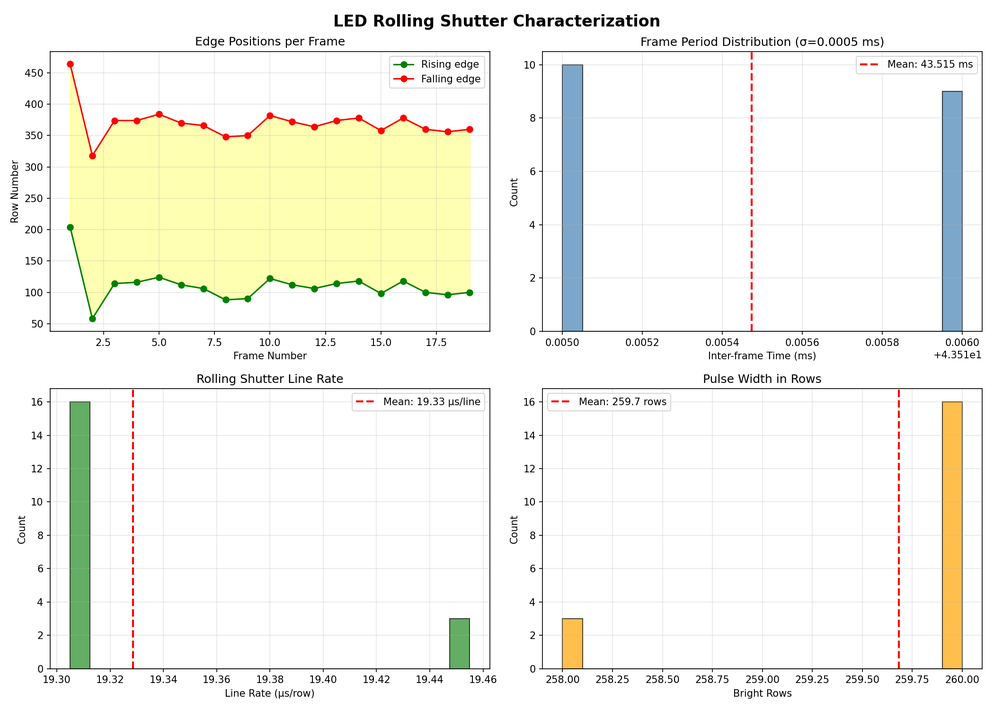
#> input picture led_latency_analysis.png, 994 x 710 px, shrunk from 2100 x 1500 before the run
$ python latency_frame_math.py ../led_latency_analysis.png
#> lines starting #> are read from the running program, lines starting #| are printed output that depends on the picture
#!/usr/bin/env python3
import numpy as np
from PIL import Image
import matplotlib.pyplot as plt
import sys

def analyze_frame(image_path):
    # Load the PNG image
#> called with image_path = '../led_latency_analysis.png'
    img = Image.open(image_path)
#> img is the input picture: PIL image 994x710 RGBA; mean R, G, B, A 245.2, 245.1, 236.9, 255
    img_array = np.array(img)

    print(f"Image shape: {img_array.shape}")
#| Image shape: (710, 994, 4)
    print(f"Data type: {img_array.dtype}")
#| Data type: uint8
    print(f"Min value: {img_array.min()}, Max value: {img_array.max()}")
#| Min value: 0, Max value: 255

    # Calculate row medians (median across columns for each row)
    row_medians = np.median(img_array, axis=1)
#> row_medians = 710 rows, first 6: [255, 255, 255, 255], [255, 255, 255, 255], [255, 255, 255, 255], [255, 255, 255, 255], [255, 255, 255, 255], [255, 255, 255, 255]

    # Create the plot
    plt.figure(figsize=(12, 6))

    # Plot row medians
    plt.plot(row_medians, linewidth=0.5)
    plt.xlabel('Row Index')
    plt.ylabel('Median Pixel Value')
    plt.title(f'Row Medians - {image_path}')
    plt.grid(True, alpha=0.3)

    plt.tight_layout()

    # Save the plot
    output_name = image_path.replace('.png', '_row_medians.png')
    plt.savefig(output_name, dpi=150)
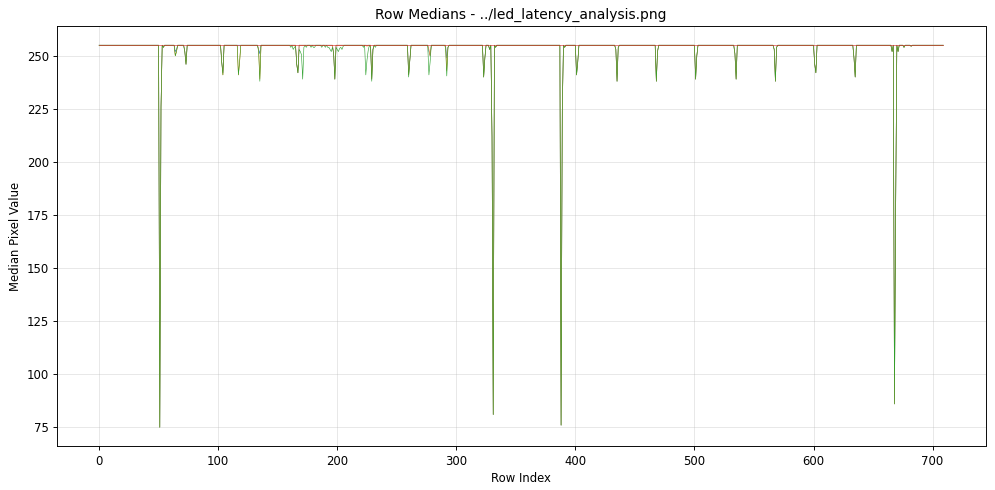
#> figure drawn by matplotlib, 1 panel; curve peaks at x = 0, y = 255; curve peaks at x = 0, y = 255; curve peaks at x = 0, y = 255
    print(f"Plot saved as: {output_name}")

    # Also show statistics
    print(f"\nRow medians statistics:")
    print(f"  Mean of row medians: {row_medians.mean():.2f}")
#|   Mean of row medians: 253.64
    print(f"  Std of row medians: {row_medians.std():.2f}")
#|   Std of row medians: 11.98
    print(f"  Min row median: {row_medians.min():.2f}")
#|   Min row median: 75.00
    print(f"  Max row median: {row_medians.max():.2f}")
#|   Max row median: 255.00
    print(f"  Median of row medians: {np.median(row_medians):.2f}")
#|   Median of row medians: 255.00

    plt.show()

if __name__ == "__main__":
    if len(sys.argv) > 1:
        analyze_frame(sys.argv[1])
    else:
        # Default to the full capture
        analyze_frame("full_capture.png")

$ run again, on analysis/led_latency_analysis.png
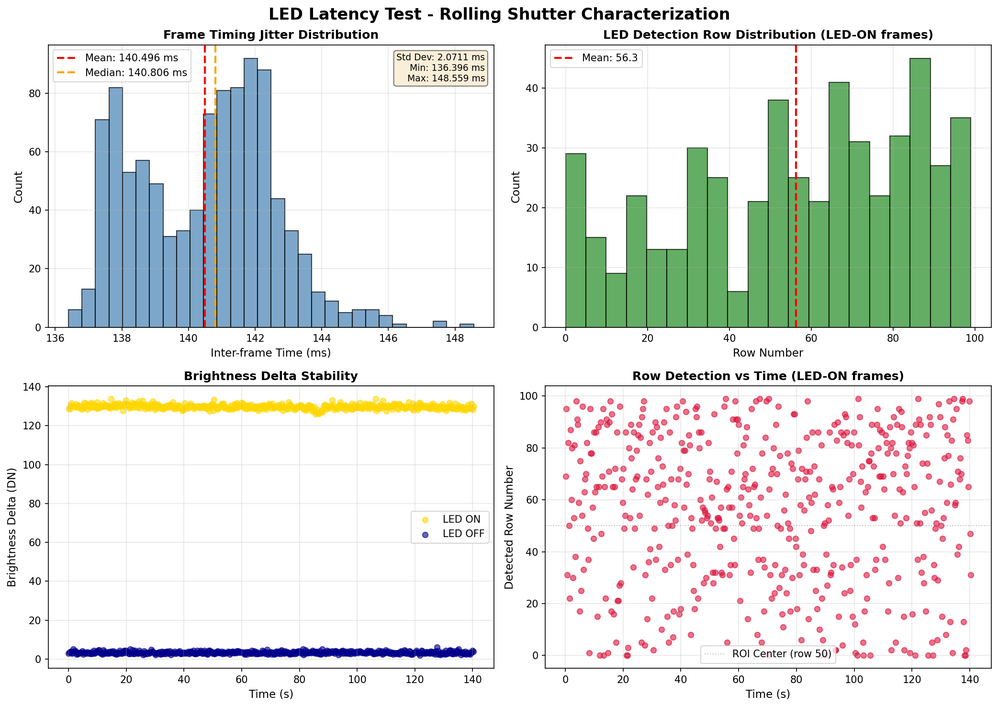
#> input picture analysis/led_latency_analysis.png, 998 x 707 px, shrunk from 2085 x 1477 before the run
#> in analyze_frame, img is the input picture: PIL image 998x707 RGBA; mean R, G, B, A 225.2, 229.7, 225.4, 255
#| Image shape: (707, 998, 4)
#| Data type: uint8
#| Min value: 0, Max value: 255
#> row_medians = 707 rows, first 6: [255, 255, 255, 255], [255, 255, 255, 255], [255, 255, 255, 255], [255, 255, 255, 255], [255, 255, 255, 255], [255, 255, 255, 255]
#> in analyze_frame, `plt.savefig(output_name, dpi=150)`:
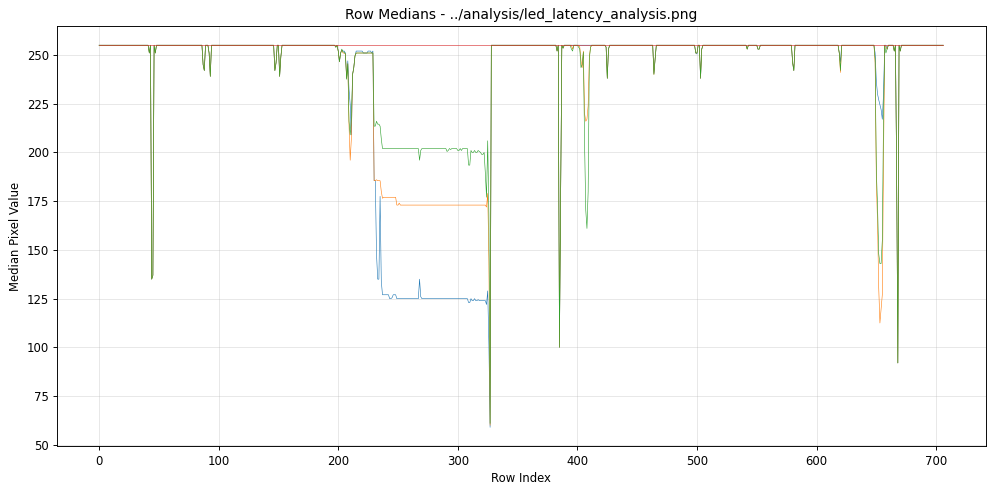
#> figure drawn by matplotlib, 1 panel; curve peaks at x = 0, y = 255; curve peaks at x = 0, y = 255; curve peaks at x = 0, y = 255
#|   Mean of row medians: 243.80
#|   Std of row medians: 31.16
#|   Min row median: 59.00
#|   Max row median: 255.00
#|   Median of row medians: 255.00
